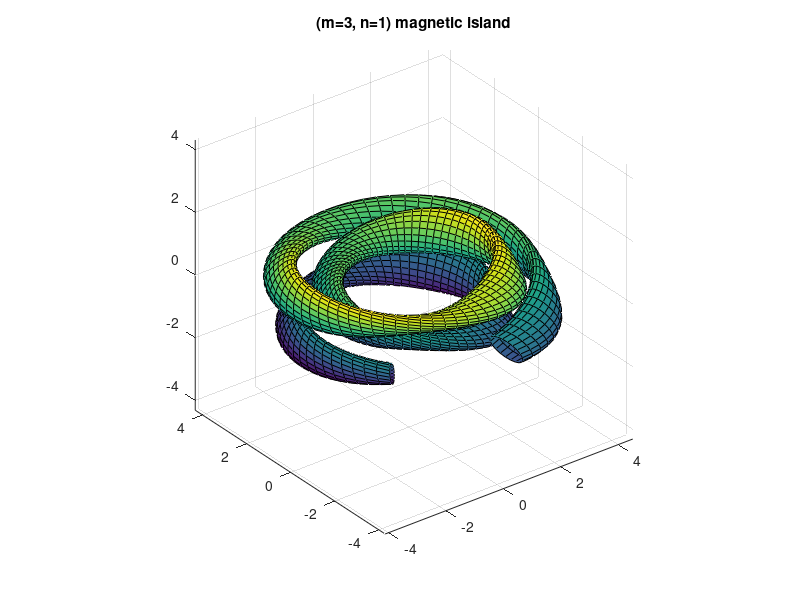

The MATLAB source for this figure:
close all;clear;clc;
R0=3.0;a=R0/3;r0=0.8*a; n=1; m=3;
[theta1,theta2]=meshgrid(-0.15*pi:2*pi/200:1.75*pi,0*pi:2*pi/20:2.0*pi);
q=m/n;
phi1=q.*theta1;
x0=(R0+r0.*cos(theta1)).*cos(phi1);
y0=(R0+r0.*cos(theta1)).*sin(phi1);
z0=r0.*sin(theta1);
RR0=sqrt(x0.^2+y0.^2);

aa=0.8*r0;bb=0.4*aa;
R=aa.*cos(theta2).*sin(phi1)-bb.*sin(theta2).*cos(phi1)+RR0;
Z=aa.*cos(theta2).*cos(phi1)+bb.*sin(theta2).*sin(phi1)+z0;
X=R.*cos(phi1);
Y=R.*sin(phi1);

surf(X,Y,Z);
axis equal;
% shading interp;
% colormap(jet); alpha(0.5);
str=['(m=',num2str(m),', n=',num2str(n),') magnetic island'];
title(str);
print('-dpng',str);
